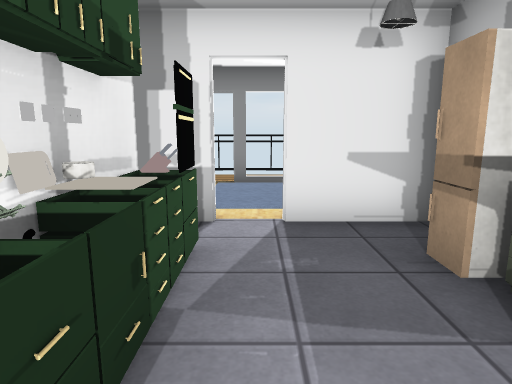
View 1 (above)

12 first-person views from a walk through a scene from a Unity 3-D project. The camera is 1.2 m above the floor, tilts 10° down and sees 75° across. The floor is counted in squares, 1 m on a side. Each view is taken from the middle of a square. On the plan, view 1 faces up. The plan holds only what a view shows up to about 14 squares ahead; the rest is blank. The place goes on beyond the plan. The player character is not drawn. Door leaves are left out, so doorways stand open. Some surface patterns are stand-ins.

View 2
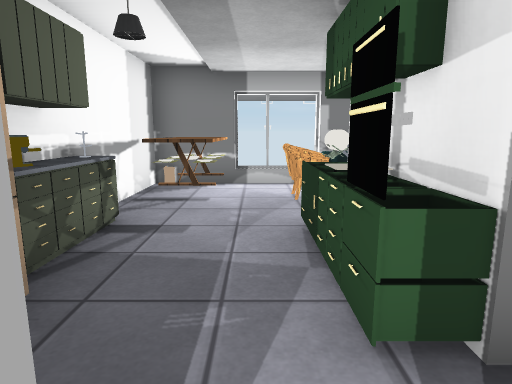

View 3
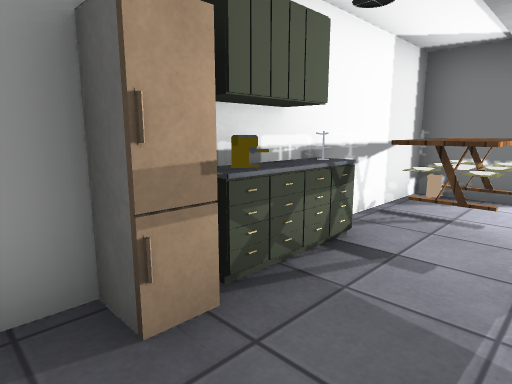

View 4
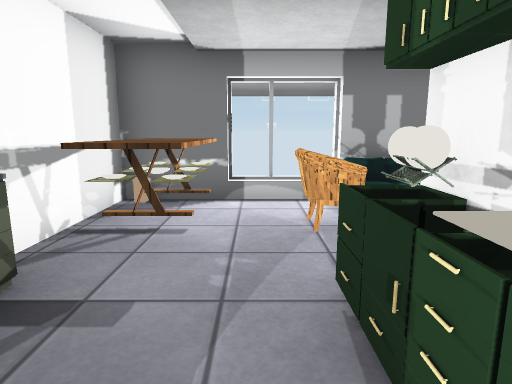

View 5
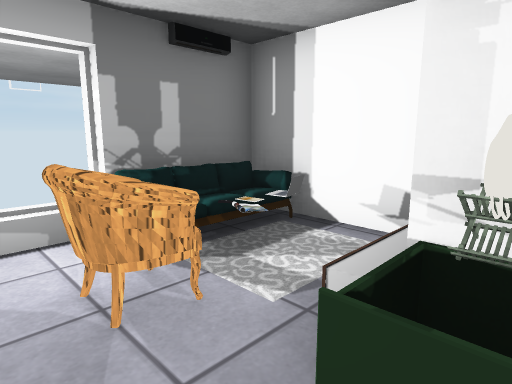

View 6
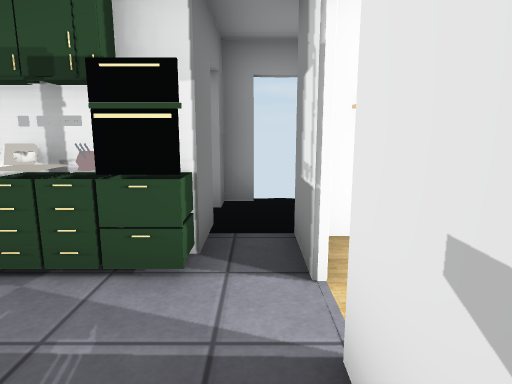

View 7
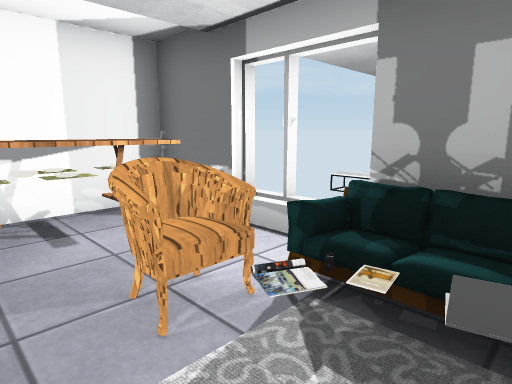

View 8
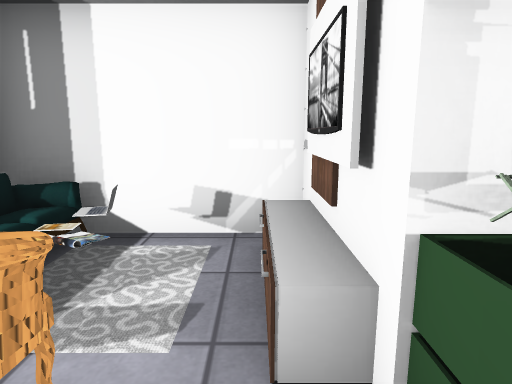

View 9
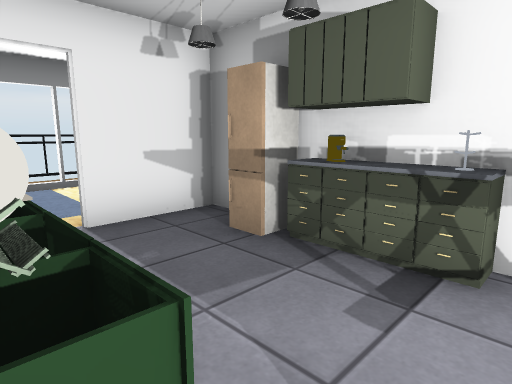

View 10
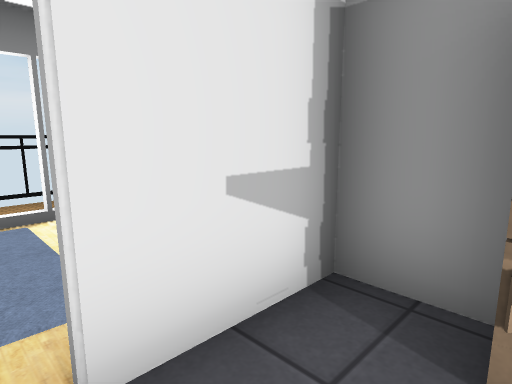

View 11
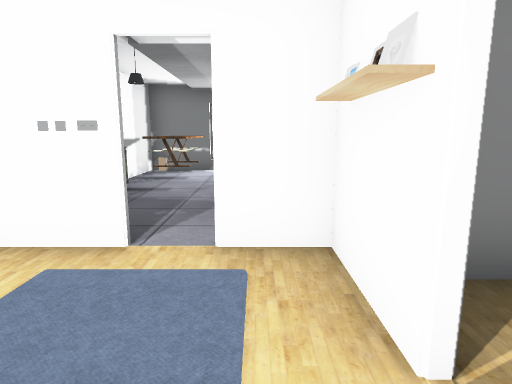

View 12
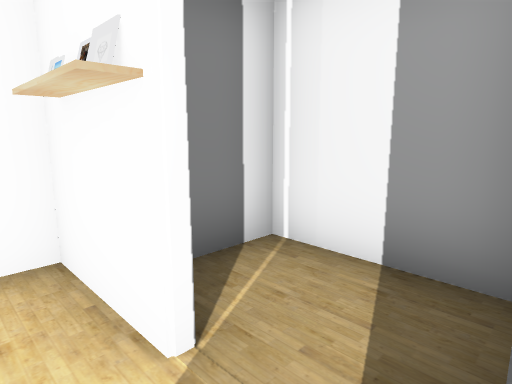

### Floor plan
Key: @ floor where view 1 was taken; # wall or solid block; x gap in a wall; . main floor; : floor 0.5 m higher than the main floor; / step, stairs or slope; D open door; = window, fence, low wall or low ledge; O other object.
Columns run from 4 left of view 1 to 3 right of it. Each row starts with its distance up from view 1.
  9    ...
  8 ###..O
  7 #... .
  6 #.#. .
  5 ####.O##
  4 x....D.#
  3 ###O.DO#
  2   #O..O#
  1 O ##..O#
  0 #/O.@OO#
 -1 #O=O.OO#
 -2 O:#O.OO#
 -3 ###OD###
 -4   ###

Where each view was taken, in squares from view 1:
view 1: 0 up, 0 right, facing up
view 2: 5 up, 0 right, facing down
view 3: 4 up, 0 right, facing down-right
view 4: 3 up, 0 right, facing down
view 5: 1 up, 0 right, facing down-left
view 6: 4 up, 2 right, facing left
view 7: 0 up, 3 left, facing down-right
view 8: 0 up, 0 right, facing left
view 9: 0 up, 1 left, facing up-right
view 10: 3 up, 0 right, facing up-right
view 11: 8 up, 1 left, facing down
view 12: 8 up, 1 left, facing down-left
